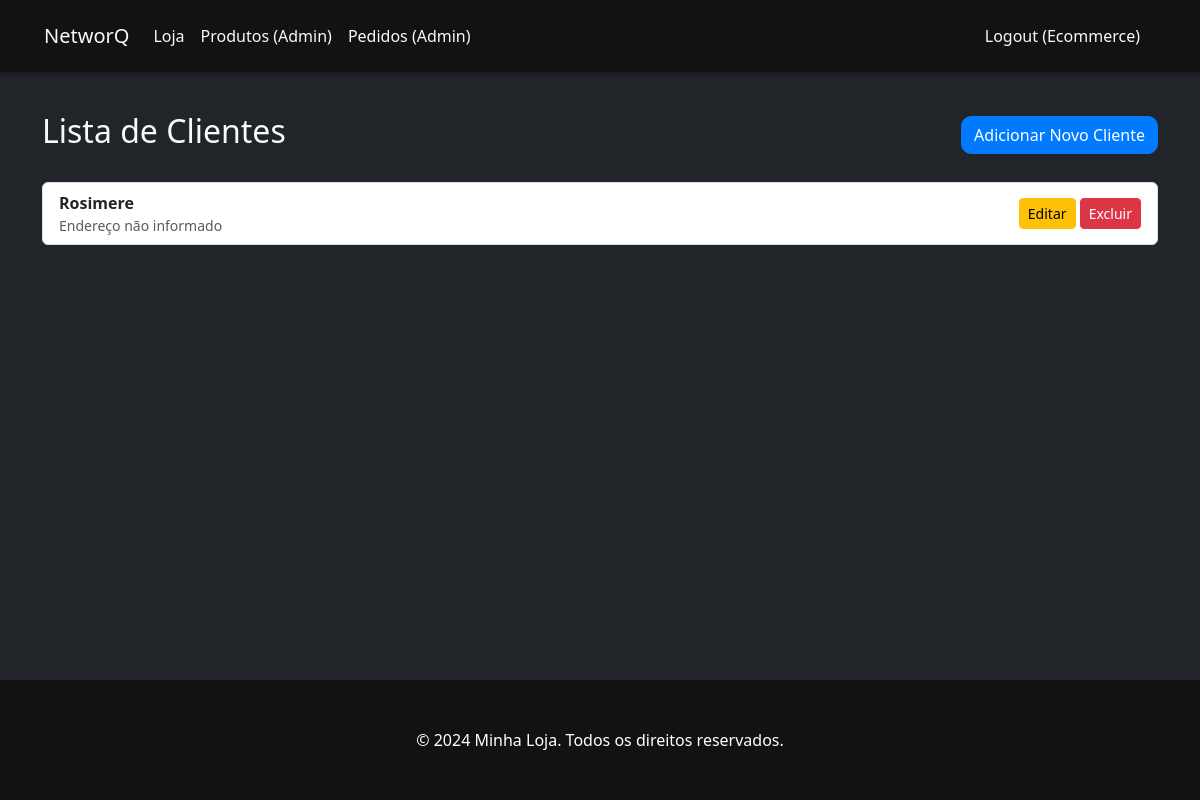
Page /clientes/ (signed in) on the committed database.
### ecommerce/models.py (models this page shows, shortened)
class CustomUser(AbstractUser):
    CARGO_CHOICES = [
        ('user', 'Usuário'),
        ('empresa', 'Empresa'),
    ]
    cargo = models.CharField(max_length=10, choices=CARGO_CHOICES, default='user')
    class Meta:
        verbose_name = "Usuário"
        verbose_name_plural = "Usuários"

class Cliente(models.Model):
    user = models.OneToOneField(CustomUser, on_delete=models.CASCADE)
    telefone = models.CharField(max_length=15, blank=True)
    endereco = models.CharField(max_length=255, blank=True)

### ecommerce/views.py (the view)
# urls.py: path('clientes/', ClienteListView.as_view(), name='cliente_list'),
@method_decorator(empresa_required, name='dispatch')
class ClienteListView(ListView):
    model = Cliente
    template_name = 'ecommerce/cliente_list.html'
    context_object_name = 'clientes'

### ecommerce/views.py (called while the page is built)
def is_empresa(user):
    return user.is_authenticated and user.cargo == 'empresa'

### ecommerce/templates/ecommerce/cliente_list.html
{% extends 'ecommerce/base.html' %}
{% block content %}
<div class="d-flex justify-content-between align-items-center mb-4">
    <h2>Lista de Clientes</h2>
    <a href="{% url 'cliente_create' %}" class="btn btn-primary">Adicionar Novo Cliente</a>
</div>
{% if clientes %}
<ul class="list-group">
    {% for cliente in clientes %}
    <li class="list-group-item d-flex justify-content-between align-items-center">
        <div>
            <strong>{{ cliente.user.username }}</strong>
            <small class="text-muted d-block">{{ cliente.endereco }}</small>
        </div>
        <div>
            <a href="{% url 'cliente_update' cliente.pk %}" class="btn btn-sm btn-warning">Editar</a>
            <a href="{% url 'cliente_delete' cliente.pk %}" class="btn btn-sm btn-danger">Excluir</a>
        </div>
    </li>
    {% endfor %}
</ul>
{% else %}
<div class="alert alert-info" role="alert">
    Nenhum cliente cadastrado.
</div>
{% endif %}
{% endblock %}

### ecommerce/templates/ecommerce/base.html (shortened to what this page needs)
<!doctype html>
<html lang="en">
<head>
    <link href="https://cdn.jsdelivr.net/npm/bootstrap@5.3.3/dist/css/bootstrap.min.css" rel="stylesheet" xintegrity="sha384-QWTKZyjpPEjISv5WaRU9OFeRpok6YctnYmDr5pNlyT2bRjXh0JMhjY6hW+ALEwIH">
    <link rel="stylesheet" href="https://cdnjs.cloudflare.com/ajax/libs/font-awesome/6.5.2/css/all.min.css" xintegrity="sha512-SnH5WK+bZxgPHs44uWIX+LLJAJ9E2nJdL+T55N+vT5t6/0p+1i6v5uE5k7H7v6z8E5j6+R8+N4s6A6+A6+Cg==" />
</head>
<body>
    <div id="tsparticles"></div>
    <header>
        <nav class="navbar navbar-expand-lg navbar-dark bg-dark fixed-top">
            <div class="container-fluid">
                <a class="navbar-brand text-light" href="{% url 'home' %}">NetworQ</a>
                <div class="collapse navbar-collapse" id="navbarNav">
                    <ul class="navbar-nav me-auto mb-2 mb-lg-0">
                        <li class="nav-item">
                            <a class="nav-link text-light" href="{% url 'loja_produtos' %}">Loja</a>
                        </li>
                        {% if user.is_authenticated and user.cargo == 'empresa' %}
                            <li class="nav-item">
                                <a class="nav-link text-light" href="{% url 'produto_list' %}">Produtos (Admin)</a>
                            </li>
                            <li class="nav-item">
                                <a class="nav-link text-light" href="{% url 'pedido_list' %}">Pedidos (Admin)</a>
                            </li>
                        {% endif %}
                    </ul>
                    <ul class="navbar-nav ms-auto mb-2 mb-lg-0">
                        {% if user.is_authenticated %}
                            <li class="nav-item">
                                <form action="{% url 'logout' %}" method="post" class="d-inline">
                                    <button type="submit" class="nav-link text-light" style="background: none; border: none; padding: .5rem 1rem; color: rgba(255,255,255,.55);">Logout ({{ user.username }})</button>
                                </form>
                            </li>
                        {% endif %}
                    </ul>
                </div>
            </div>
        </nav>
    </header>
    <main class="container" style="margin-top: 80px;">
        {% block content %}
        {% endblock %}
    </main>
    <footer class="footer mt-auto py-3">
        <div class="container text-center">
            <span class="text-white">© 2024 Minha Loja. Todos os direitos reservados.</span>
        </div>
    </footer>
</body>
</html>

### ecommerce/templates/ecommerce/base.html (style rules this page uses)
:root { --primary-color: #007bff; --secondary-color: #6c757d; --background-dark: #212529; --header-footer-dark: #121212; --text-dark: #f8f9fa; --text-light: #f8f9fa; --font-family: 'Segoe UI', Roboto, 'Helvetica Neue', Arial, sans-serif; }
body { font-family: var(--font-family); background-color: var(--background-dark); color: var(--text-dark); display: flex; flex-direction: column; min-height: 100vh; }
main { flex-grow: 1; }
.navbar { background-color: var(--header-footer-dark) !important; box-shadow: 0 2px 4px rgba(0,0,0,0.3); padding: 1rem 2rem; }
.navbar .nav-link { color: var(--text-dark); font-weight: 500; transition: color 0.3s ease; }
.container { padding-top: 2rem; padding-bottom: 2rem; }
.footer { background-color: var(--header-footer-dark); color: var(--text-light); padding: 2rem 0; margin-top: 4rem; text-align: center; }
.btn-primary { background-color: var(--primary-color); border-color: var(--primary-color); border-radius: 10px; }
#tsparticles { position: fixed; width: 100%; height: 100%; top: 0; left: 0; z-index: -1; opacity: 0.8; }

### rows in the picture
CustomUser: username "Ecommerce"
Cliente: user.username "Rosimere", endereco "Endereço não informado"
